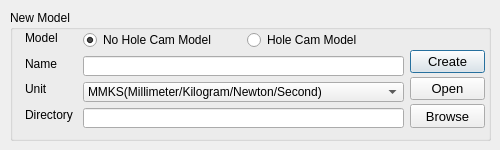
<?xml version="1.0" encoding="UTF-8"?>
<ui version="4.0">
 <class>newModelDialog</class>
 <widget class="QDialog" name="newModelDialog">
  <property name="windowModality">
   <enum>Qt::ApplicationModal</enum>
  </property>
  <property name="geometry">
   <rect>
    <x>0</x>
    <y>0</y>
    <width>500</width>
    <height>150</height>
   </rect>
  </property>
  <property name="sizePolicy">
   <sizepolicy hsizetype="Fixed" vsizetype="Fixed">
    <horstretch>0</horstretch>
    <verstretch>0</verstretch>
   </sizepolicy>
  </property>
  <property name="minimumSize">
   <size>
    <width>500</width>
    <height>150</height>
   </size>
  </property>
  <property name="maximumSize">
   <size>
    <width>500</width>
    <height>150</height>
   </size>
  </property>
  <property name="windowTitle">
   <string>New Model</string>
  </property>
  <property name="modal">
   <bool>true</bool>
  </property>
  <widget class="QGroupBox" name="GBNewModel">
   <property name="geometry">
    <rect>
     <x>10</x>
     <y>10</y>
     <width>481</width>
     <height>131</height>
    </rect>
   </property>
   <property name="font">
    <font>
     <weight>50</weight>
     <bold>false</bold>
    </font>
   </property>
   <property name="autoFillBackground">
    <bool>false</bool>
   </property>
   <property name="title">
    <string>New Model</string>
   </property>
   <widget class="QPushButton" name="PB_Create">
    <property name="geometry">
     <rect>
      <x>400</x>
      <y>40</y>
      <width>75</width>
      <height>23</height>
     </rect>
    </property>
    <property name="font">
     <font>
      <family>Arial</family>
      <pointsize>10</pointsize>
     </font>
    </property>
    <property name="text">
     <string>Create</string>
    </property>
   </widget>
   <widget class="QPushButton" name="PB_Browse">
    <property name="geometry">
     <rect>
      <x>400</x>
      <y>94</y>
      <width>75</width>
      <height>24</height>
     </rect>
    </property>
    <property name="font">
     <font>
      <family>Arial</family>
      <pointsize>10</pointsize>
     </font>
    </property>
    <property name="text">
     <string>Browse</string>
    </property>
   </widget>
   <widget class="QPushButton" name="PB_Open">
    <property name="geometry">
     <rect>
      <x>400</x>
      <y>67</y>
      <width>75</width>
      <height>23</height>
     </rect>
    </property>
    <property name="font">
     <font>
      <family>Arial</family>
      <pointsize>10</pointsize>
     </font>
    </property>
    <property name="styleSheet">
     <string notr="true">border-bottom-color: qlineargradient(spread:pad, x1:0, y1:0, x2:0, y2:1, stop:0 rgba(255, 0, 0, 255), stop:0.339795 rgba(255, 0, 0, 255), stop:0.339799 rgba(255, 255, 255, 255), stop:0.662444 rgba(255, 255, 255, 255), stop:0.662469 rgba(0, 0, 255, 255), stop:1 rgba(0, 0, 255, 255));</string>
    </property>
    <property name="text">
     <string>Open</string>
    </property>
    <property name="default">
     <bool>false</bool>
    </property>
    <property name="flat">
     <bool>false</bool>
    </property>
   </widget>
   <widget class="QWidget" name="">
    <property name="geometry">
     <rect>
      <x>15</x>
      <y>20</y>
      <width>55</width>
      <height>101</height>
     </rect>
    </property>
    <layout class="QVBoxLayout" name="verticalLayout">
     <property name="spacing">
      <number>11</number>
     </property>
     <property name="leftMargin">
      <number>0</number>
     </property>
     <property name="topMargin">
      <number>0</number>
     </property>
     <property name="bottomMargin">
      <number>9</number>
     </property>
     <item>
      <widget class="QLabel" name="L_ModelType">
       <property name="text">
        <string>Model</string>
       </property>
      </widget>
     </item>
     <item>
      <widget class="QLabel" name="LName">
       <property name="text">
        <string>Name</string>
       </property>
      </widget>
     </item>
     <item>
      <widget class="QLabel" name="LUnit">
       <property name="text">
        <string>Unit</string>
       </property>
      </widget>
     </item>
     <item>
      <widget class="QLabel" name="L_Directory">
       <property name="text">
        <string>Directory</string>
       </property>
      </widget>
     </item>
    </layout>
   </widget>
   <widget class="QWidget" name="">
    <property name="geometry">
     <rect>
      <x>73</x>
      <y>20</y>
      <width>321</width>
      <height>98</height>
     </rect>
    </property>
    <layout class="QVBoxLayout" name="verticalLayout_2">
     <item>
      <layout class="QHBoxLayout" name="horizontalLayout_2">
       <item>
        <widget class="QRadioButton" name="RB_NHCM">
         <property name="text">
          <string>No Hole Cam Model</string>
         </property>
         <property name="checked">
          <bool>true</bool>
         </property>
        </widget>
       </item>
       <item>
        <widget class="QRadioButton" name="RB_HCM">
         <property name="text">
          <string>Hole Cam Model</string>
         </property>
        </widget>
       </item>
      </layout>
     </item>
     <item>
      <widget class="QLineEdit" name="LE_Name"/>
     </item>
     <item>
      <widget class="QComboBox" name="CB_Unit">
       <item>
        <property name="text">
         <string>MMKS(Millimeter/Kilogram/Newton/Second)</string>
        </property>
       </item>
      </widget>
     </item>
     <item>
      <widget class="QLineEdit" name="LE_Directory"/>
     </item>
    </layout>
   </widget>
  </widget>
 </widget>
 <resources/>
 <connections/>
</ui>
